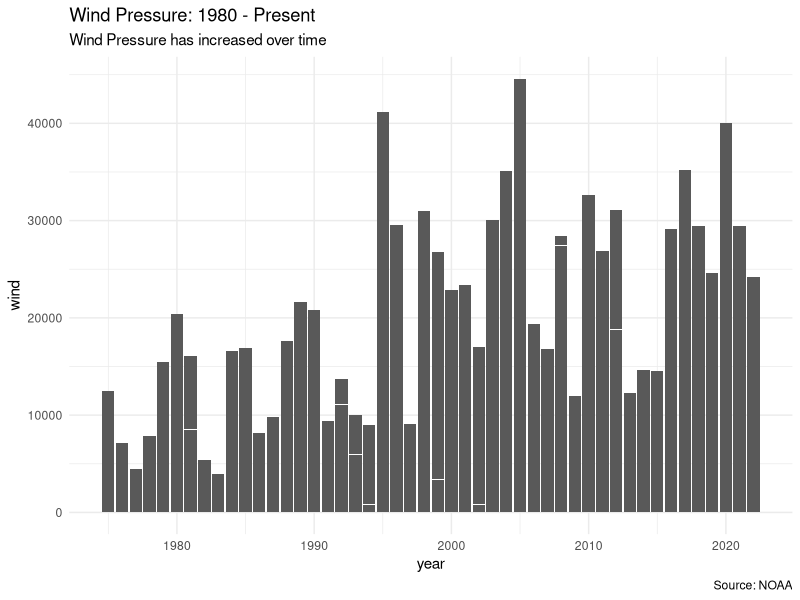

R code for this plot:
## ---- chunk 1


library(tidyverse)


storms |> 
  ggplot(aes( x = year , y = wind)) + 
  geom_col() +
  theme_minimal()+
  labs( 
    title = "Wind Pressure: 1980 - Present",
    subtitle = "Wind Pressure has increased over time",
    caption = "Source: NOAA"
    )
  
